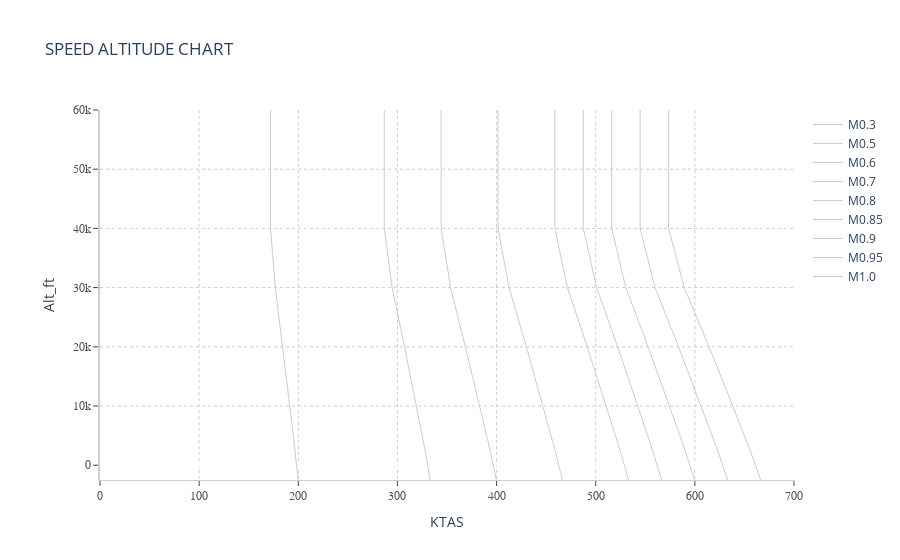

Here is the notebook cell this chart was saved with:
### Markdown cell above
Next is to add a formatted chart option.  Here the user slects the main Axis (currently Y-axis is set to Altitude) with X-axis been any of KCAS, KEAS, KTAS, Mach and then selects lines of constant speed to be plotted.  (note should not select the same as the X-axis)

### Code cell
import plotly.graph_objects as go

# User defined plot variables

# Read in the speed altitude data
df_alt_speed = pd.read_csv('./speed_alt_data.csv', comment="#")

# Plot Axis
y_axis = 'Alt_ft'
x_axis = 'KTAS'

# Lines of Constant Speed 
# Set to Mach at the moment
# TODO Make this selectable

# Plot defintion

# Define your plot
fig = go.Figure()

# Plot all the mach (note this is NOT extracted from the data file!  Should really extract it)
for speed in const_mach:
    plot_data = df_alt_speed[df_alt_speed["Mach"] == speed]
    fig.add_trace(go.Scatter(
                  x=plot_data[x_axis],
                  y=plot_data[y_axis],
                  name = f"M{speed}",
                  mode='lines',
                  line = dict(color='rgb(204, 204, 204)', width=1)
                  ))

fig.update_layout(title='SPEED ALTITUDE CHART',
                   xaxis_title=x_axis,
                   yaxis_title=y_axis)


fig.update_layout(
    xaxis=dict(
        showline=True,
        showgrid=True,
        showticklabels=True,
        linecolor='rgb(204, 204, 204)',
        linewidth=1,
        ticks='outside',
        tickfont=dict(
            family='Arial',
            size=12,
            color='rgb(82, 82, 82)',
        ),
        gridcolor='rgb(204, 204, 204)',
        griddash='dot',
        range=[0,700],
    ),
    yaxis=dict(
        showgrid=True,
        zeroline=True,
        showline=True,
        showticklabels=True,
        linecolor='rgb(204, 204, 204)',
        linewidth=2,
        ticks='outside',
        tickfont=dict(
            family='Arial',
            size=12,
            color='rgb(82, 82, 82)',
        ),
        gridcolor='rgb(204, 204, 204)',
        griddash='dot',
        range=[-2500,60000],
    ),
    autosize=False,
    
    margin=dict(
        autoexpand=True,
        l=100,
        r=20,
        t=110,
    ),
    showlegend=True,
    plot_bgcolor='white'
)

fig.show()

### Figure 1 — Plotly figure (JSON) as saved in the notebook; plotly's stock layout.template omitted (floating-point values rounded to 4 significant figures)
{"data": [{"line": {"color": "rgb(204, 204, 204)", "width": 1}, "mode": "lines", "name": "M0.3", "type": "scatter", "x": [199.9, 198.4, 197.1, 195.0, 193.2, 191.5, 187.9, 184.3, 176.8, 172.0, 172.0, 172.0], "y": [-2500, 1, 2000, 5000, 7500, 10000, 15000, 20000, 30000, 40000, 50000, 60000]}, {"line": {"color": "rgb(204, 204, 204)", "width": 1}, "mode": "lines", "name": "M0.5", "type": "scatter", "x": [333.1, 330.7, 328.4, 325.0, 322.0, 319.1, 313.2, 307.1, 294.7, 286.7, 286.7, 286.7], "y": [-2500, 1, 2000, 5000, 7500, 10000, 15000, 20000, 30000, 40000, 50000, 60000]}, {"line": {"color": "rgb(204, 204, 204)", "width": 1}, "mode": "lines", "name": "M0.6", "type": "scatter", "x": [399.8, 396.8, 394.1, 389.9, 386.5, 382.9, 375.8, 368.6, 353.6, 344.1, 344.1, 344.1], "y": [-2500, 1, 2000, 5000, 7500, 10000, 15000, 20000, 30000, 40000, 50000, 60000]}, {"line": {"color": "rgb(204, 204, 204)", "width": 1}, "mode": "lines", "name": "M0.7", "type": "scatter", "x": [466.4, 463.0, 459.8, 454.9, 450.9, 446.8, 438.5, 430.0, 412.5, 401.4, 401.4, 401.4], "y": [-2500, 1, 2000, 5000, 7500, 10000, 15000, 20000, 30000, 40000, 50000, 60000]}, {"line": {"color": "rgb(204, 204, 204)", "width": 1}, "mode": "lines", "name": "M0.8", "type": "scatter", "x": [533.0, 529.1, 525.5, 519.9, 515.3, 510.6, 501.1, 491.4, 471.5, 458.8, 458.8, 458.8], "y": [-2500, 1, 2000, 5000, 7500, 10000, 15000, 20000, 30000, 40000, 50000, 60000]}, {"line": {"color": "rgb(204, 204, 204)", "width": 1}, "mode": "lines", "name": "M0.85", "type": "scatter", "x": [566.3, 562.2, 558.3, 552.4, 547.5, 542.5, 532.4, 522.1, 500.9, 487.5, 487.5, 487.5], "y": [-2500, 1, 2000, 5000, 7500, 10000, 15000, 20000, 30000, 40000, 50000, 60000]}, {"line": {"color": "rgb(204, 204, 204)", "width": 1}, "mode": "lines", "name": "M0.9", "type": "scatter", "x": [599.7, 595.2, 591.2, 584.9, 579.7, 574.4, 563.7, 552.8, 530.4, 516.1, 516.1, 516.1], "y": [-2500, 1, 2000, 5000, 7500, 10000, 15000, 20000, 30000, 40000, 50000, 60000]}, {"line": {"color": "rgb(204, 204, 204)", "width": 1}, "mode": "lines", "name": "M0.95", "type": "scatter", "x": [633.0, 628.3, 624.0, 617.4, 611.9, 606.3, 595.0, 583.5, 559.9, 544.8, 544.8, 544.8], "y": [-2500, 1, 2000, 5000, 7500, 10000, 15000, 20000, 30000, 40000, 50000, 60000]}, {"line": {"color": "rgb(204, 204, 204)", "width": 1}, "mode": "lines", "name": "M1.0", "type": "scatter", "x": [666.3, 661.4, 656.9, 649.9, 644.1, 638.2, 626.4, 614.3, 589.3, 573.5, 573.5, 573.5], "y": [-2500, 1, 2000, 5000, 7500, 10000, 15000, 20000, 30000, 40000, 50000, 60000]}], "layout": {"autosize": false, "margin": {"autoexpand": true, "l": 100, "r": 20, "t": 110}, "plot_bgcolor": "white", "showlegend": true, "title": {"text": "SPEED ALTITUDE CHART"}, "xaxis": {"gridcolor": "rgb(204, 204, 204)", "griddash": "dot", "linecolor": "rgb(204, 204, 204)", "linewidth": 1, "range": [0, 700], "showgrid": true, "showline": true, "showticklabels": true, "tickfont": {"color": "rgb(82, 82, 82)", "family": "Arial", "size": 12}, "ticks": "outside", "title": {"text": "KTAS"}}, "yaxis": {"gridcolor": "rgb(204, 204, 204)", "griddash": "dot", "linecolor": "rgb(204, 204, 204)", "linewidth": 2, "range": [-2500, 60000], "showgrid": true, "showline": true, "showticklabels": true, "tickfont": {"color": "rgb(82, 82, 82)", "family": "Arial", "size": 12}, "ticks": "outside", "title": {"text": "Alt_ft"}, "zeroline": true}}}
